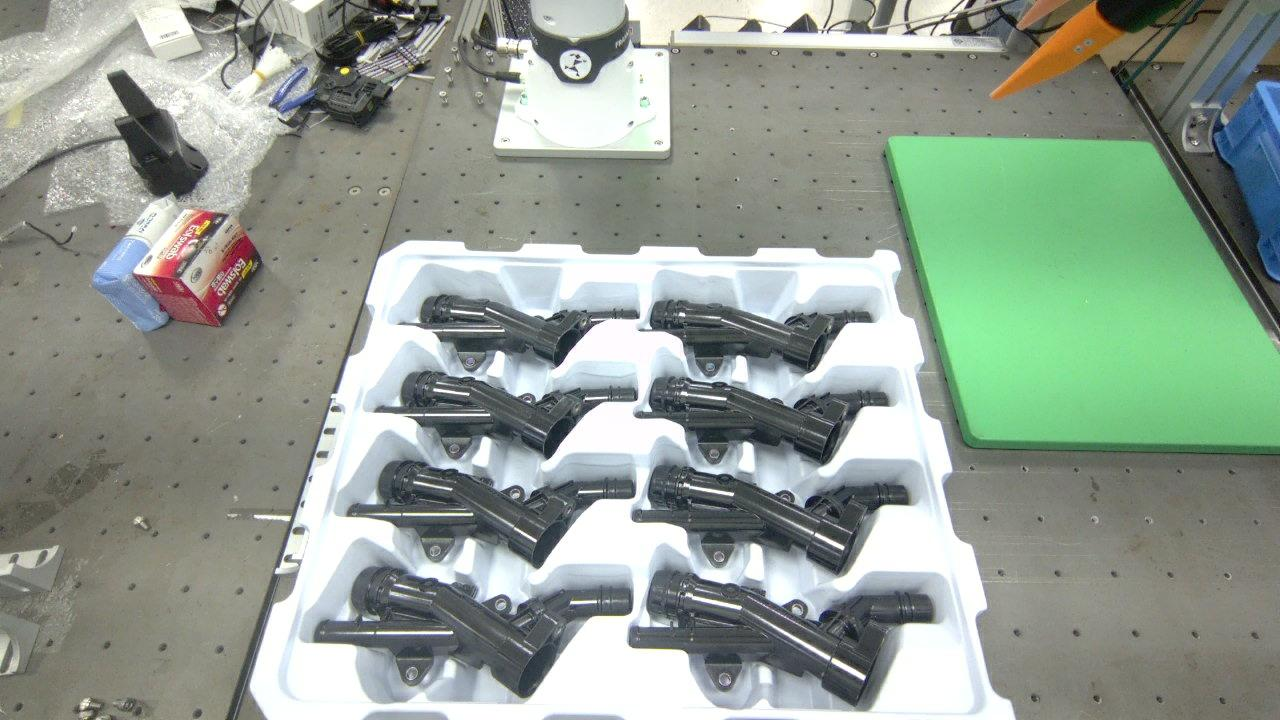
#> input picture ros2/src/max_server/max_server/task_manager/kitting_target_img.jpg, 1280 x 720 px
$ python warp.py ../../ros2/src/max_server/max_server/task_manager/kitting_target_img.jpg ../../ros2/src/max_server/max_server/task_manager/kitting_target_img.jpg
#> lines starting #> are read from the running program, lines starting #| are printed output that depends on the picture
import cv2, numpy as np, sys

src_path, out_path = sys.argv[1], sys.argv[2]
img = cv2.imread(src_path)
#> img is the input picture: shape (720, 1280, 3); mean B, G, R 146.2, 157.4, 146

# tray top-rim corners (x, y): TL, TR, BR, BL in the original image
pts = np.float32([[392, 119], [562, 133], [603, 307], [382, 321]])

OUT_W, OUT_H = 640, 480  # final size after CCW 90° rotation

# warp to (OUT_H x OUT_W) first, so rotating CCW 90° gives OUT_W x OUT_H
w, h = OUT_H, OUT_W
dst = np.float32([[0, 0], [w - 1, 0], [w - 1, h - 1], [0, h - 1]])
H = cv2.getPerspectiveTransform(pts, dst)
top = cv2.warpPerspective(img, H, (w, h), flags=cv2.INTER_CUBIC)
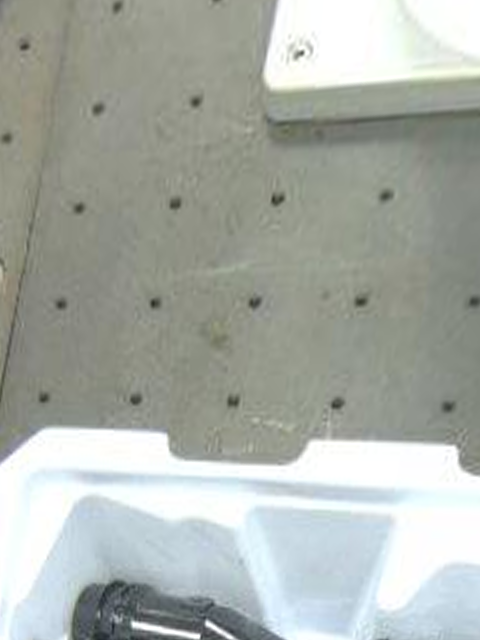
#> top: shape (640, 480, 3); mean B, G, R 168.5, 175, 169.7
out = cv2.rotate(top, cv2.ROTATE_90_COUNTERCLOCKWISE)
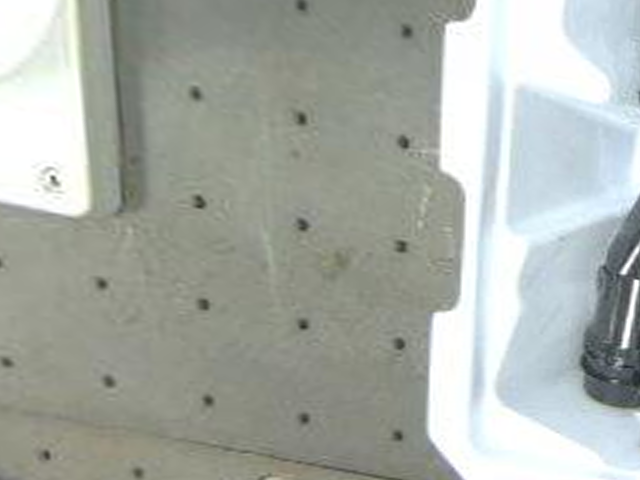
#> out: shape (480, 640, 3); mean B, G, R 168.5, 175, 169.7

cv2.imwrite(out_path, out)
print('size', out.shape[1], 'x', out.shape[0])
#| size 640 x 480
